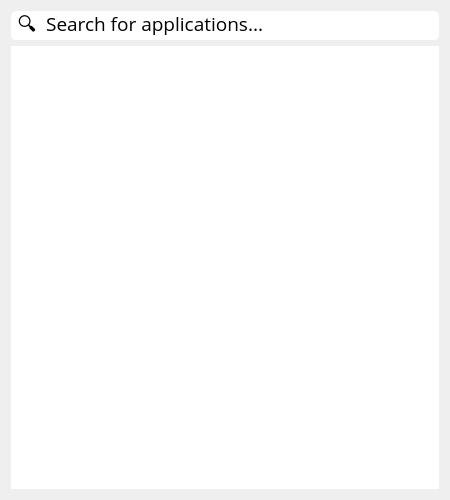
<?xml version="1.0" encoding="UTF-8"?>
<ui version="4.0">
 <class>mainMenu</class>
 <widget class="QWidget" name="mainMenu">
  <property name="geometry">
   <rect>
    <x>0</x>
    <y>0</y>
    <width>450</width>
    <height>500</height>
   </rect>
  </property>
  <property name="font">
   <font>
    <family>Open Sans</family>
   </font>
  </property>
  <property name="windowTitle">
   <string>Form</string>
  </property>
  <property name="styleSheet">
   <string notr="true">QLineEdit { 
	border-radius: 5px; 
}</string>
  </property>
  <layout class="QGridLayout" name="gridLayout">
   <item row="0" column="0">
    <widget class="QLineEdit" name="searchBox">
     <property name="font">
      <font>
       <family>Open Sans</family>
       <pointsize>14</pointsize>
      </font>
     </property>
     <property name="text">
      <string> 🔍  Search for applications...</string>
     </property>
    </widget>
   </item>
   <item row="1" column="0">
    <widget class="QListWidget" name="appsListWidget">
     <property name="font">
      <font>
       <family>Open Sans</family>
       <pointsize>14</pointsize>
      </font>
     </property>
     <property name="frameShape">
      <enum>QFrame::NoFrame</enum>
     </property>
     <property name="frameShadow">
      <enum>QFrame::Sunken</enum>
     </property>
    </widget>
   </item>
  </layout>
 </widget>
 <resources/>
 <connections/>
</ui>
